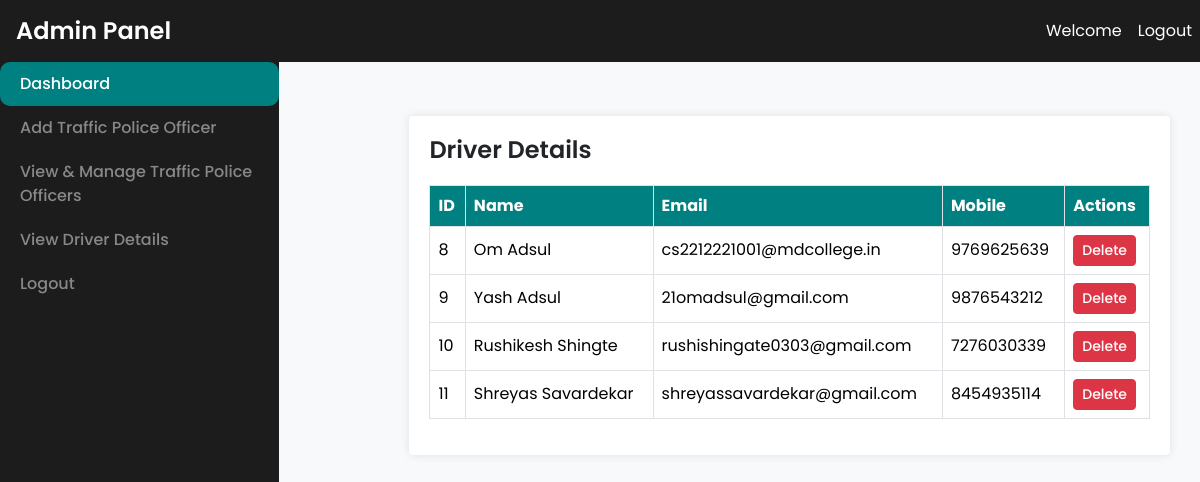
Page /admin/view_driver.php (signed in) on the committed database.
### tables this page shows
CREATE TABLE `users` (
  `id` int(11) NOT NULL,
  `full_name` varchar(100) NOT NULL,
  `email` varchar(100) NOT NULL,
  `mobile_no` varchar(15) NOT NULL,
  `password` varchar(255) NOT NULL,
  `cpassword` varchar(255) NOT NULL,
  `token` varchar(255) NOT NULL
);

### admin/view_driver.php (the view, shortened to what this page needs)
<?php
include_once('../config/db_connection.php');
$sql = "SELECT * FROM users";
$drivers_result = $conn->query($sql);
?>
<!DOCTYPE html>
<html lang="en">
<head>
    <link href="https://cdn.jsdelivr.net/npm/bootstrap@5.3.3/dist/css/bootstrap.min.css" rel="stylesheet">
</head>
<body>
    <nav class="navbar navbar-expand-lg navbar-dark">
        <a class="navbar-brand ms-3" href="#">Admin Panel</a>
        <div class="collapse navbar-collapse" id="navbarNav">
            <ul class="navbar-nav ms-auto">
                <li class="nav-item">
                    <a class="nav-link" href="#">Welcome</a>
                </li>
                <li class="nav-item">
                    <a class="nav-link" href="super_admin_logout.php">Logout</a>
                </li>
            </ul>
        </div>
    </nav>
    <div class="d-flex">
        <nav id="sidebar">
            <ul class="nav flex-column">
                <li class="nav-item active">
                    <a class="nav-link" href="super_admin_dashboard.php">Dashboard</a>
                </li>
                <li class="nav-item">
                    <a class="nav-link" href="add_traffic_police.php">Add Traffic Police Officer</a>
                </li>
                <li class="nav-item">
                    <a class="nav-link" href="view_traffic_police.php">View & Manage Traffic Police Officers</a>
                </li>
                <li class="nav-item">
                    <a class="nav-link" href="view_driver.php">View Driver Details</a>
                </li>
                <li class="nav-item">
                    <a class="nav-link" href="super_admin_logout.php">Logout</a>
                </li>
            </ul>
        </nav>
        <div id="main-content">
            <div class="wrapper mt-4">
                <div class="row">
                    <div class="col-md-12">
                        <h4>Driver Details</h4>
                        <div class="table-responsive">
                            <table class="table table-bordered">
                                <thead>
                                    <tr>
                                        <th>ID</th>
                                        <th>Name</th>
                                        <th>Email</th>
                                        <th>Mobile</th>
                                        <th>Actions</th>
                                    </tr>
                                </thead>
                                <tbody>
                                    <?php while ($row = $drivers_result->fetch_assoc()) : ?>
                                        <tr>
                                            <td><?= htmlspecialchars($row['id']) ?></td>
                                            <td><?= htmlspecialchars($row['full_name']) ?></td>
                                            <td><?= htmlspecialchars($row['email']) ?></td>
                                            <td><?= htmlspecialchars($row['mobile_no']) ?></td>
                                            <td>
                                                <a href="delete_driver.php?id=<?= htmlspecialchars($row['id']) ?>" class="btn btn-sm btn-danger" onclick="return confirm('Are you sure you want to delete this driver?');">Delete</a>
                                            </td>
                                        </tr>
                                    <?php endwhile; ?>
                                </tbody>
                            </table>
                        </div>
                    </div>
                </div>
            </div>
        </div>
    </div>
</body>
</html>

### admin/view_driver.php (style rules this page uses)
:root { --graystone: #1c1c1c; --teal: #008080; --white: #ffffff; --off-white: #f8f9fa; --dark-gray: #333333; --light-gray: #888888; }
body { font-family: 'Poppins', sans-serif; background-color: var(--off-white); }
.navbar { background-color: var(--graystone); }
.navbar .navbar-brand { color: var(--white); font-weight: 600; font-size: 24px; }
.navbar .nav-link { color: var(--white); }
#sidebar { background-color: var(--graystone); min-width: 220px; height: 100vh; transition: all 0.3s; }
#sidebar .nav-link { color: var(--light-gray); font-weight: 500; padding: 10px 20px; border-radius: 10px; }
#sidebar .nav-link:hover, #sidebar .nav-item.active .nav-link { background-color: var(--teal); color: var(--white); }
#main-content { margin-left: 100px; padding: 30px; width: calc(100% - 220px); }
.wrapper { background-color: var(--white); padding: 20px; box-shadow: 0 0 10px rgba(0, 0, 0, 0.1); border-radius: 0.25rem; }
.table th, .table td { vertical-align: middle; }
.table thead th { background-color: var(--teal); color: var(--white); }
.btn-danger { background-color: #dc3545; border-color: #dc3545; font-weight: 500; }
h4 { font-weight: 600; margin-bottom: 20px; }

### rows in the picture
users: id "8", full_name "Om Adsul", email "cs2212221001@mdcollege.in", mobile_no "9769625639"
users: id "9", full_name "Yash Adsul", email "21omadsul@gmail.com", mobile_no "9876543212"
users: id "10", full_name "Rushikesh Shingte", email "rushishingate0303@gmail.com", mobile_no "7276030339"
users: id "11", full_name "Shreyas Savardekar", email "shreyassavardekar@gmail.com", mobile_no "8454935114"
